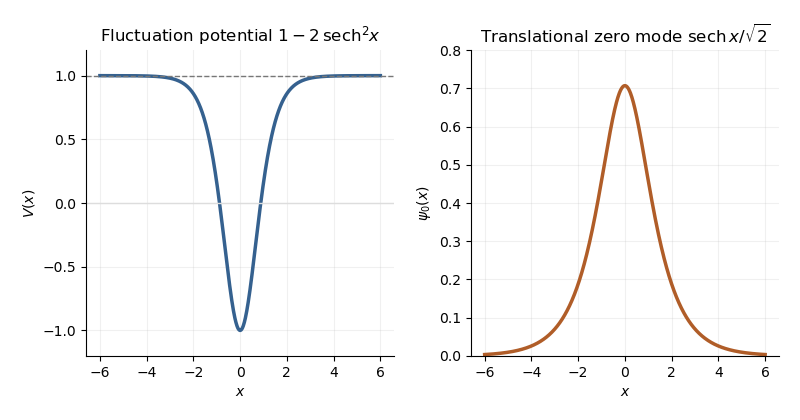

Reproduce this figure in Python.
"""Sine-Gordon fluctuation plot. Tested with Python 3.14 and root pyproject dependencies.

Run from the desired output directory; Make controls the final _media location.
"""
from pathlib import Path
import matplotlib
matplotlib.use('Agg')
import matplotlib.pyplot as plt
import numpy as np

x = np.linspace(-6, 6, 801)
s = 1 / np.cosh(x)
fig, axes = plt.subplots(1, 2, figsize=(8, 4.2), dpi=100, facecolor='white')
axes[0].plot(x, 1 - 2*s*s, color='#35618f', linewidth=2.5)
axes[0].axhline(1, color='#777777', linestyle='--', linewidth=1)
axes[0].axhline(0, color='#dddddd', linewidth=1)
axes[0].set(title=r'Fluctuation potential $1-2\,\mathrm{sech}^2 x$', xlabel=r'$x$', ylabel=r'$V(x)$', ylim=(-1.2, 1.2))
axes[1].plot(x, s / np.sqrt(2), color='#b05d28', linewidth=2.5)
axes[1].set(title=r'Translational zero mode $\mathrm{sech}\,x/\sqrt{2}$', xlabel=r'$x$', ylabel=r'$\psi_0(x)$', ylim=(0, .8))
for ax in axes:
    ax.set_facecolor('white')
    ax.grid(alpha=.18)
    ax.spines[['top', 'right']].set_visible(False)
fig.tight_layout(pad=1.5)
fig.savefig(Path.cwd() / 'paper-50-fluctuation.png', dpi=100, facecolor='white', transparent=False)
plt.close(fig)
